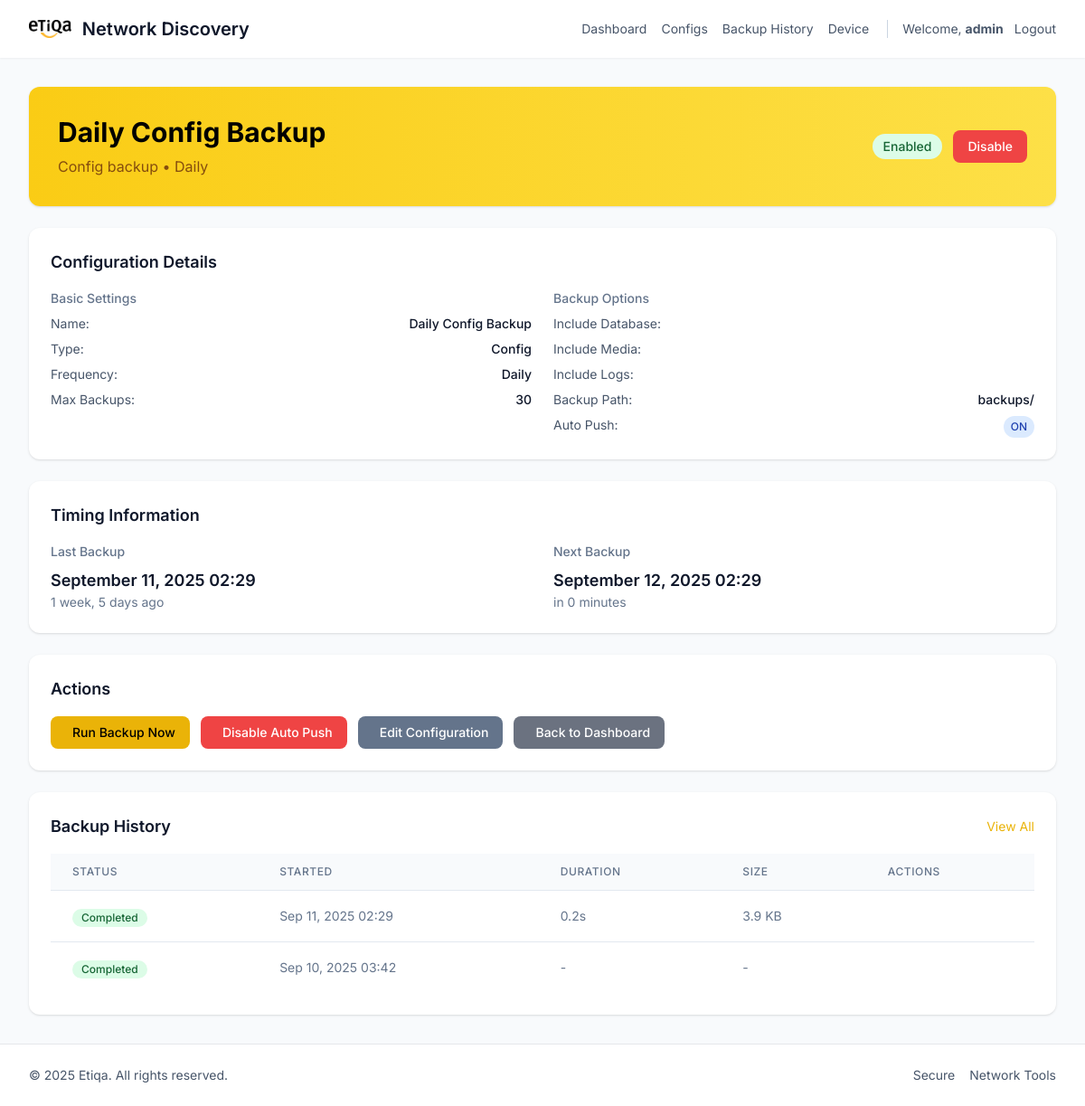
The app's page /backup/config/1/ (signed in), older data.
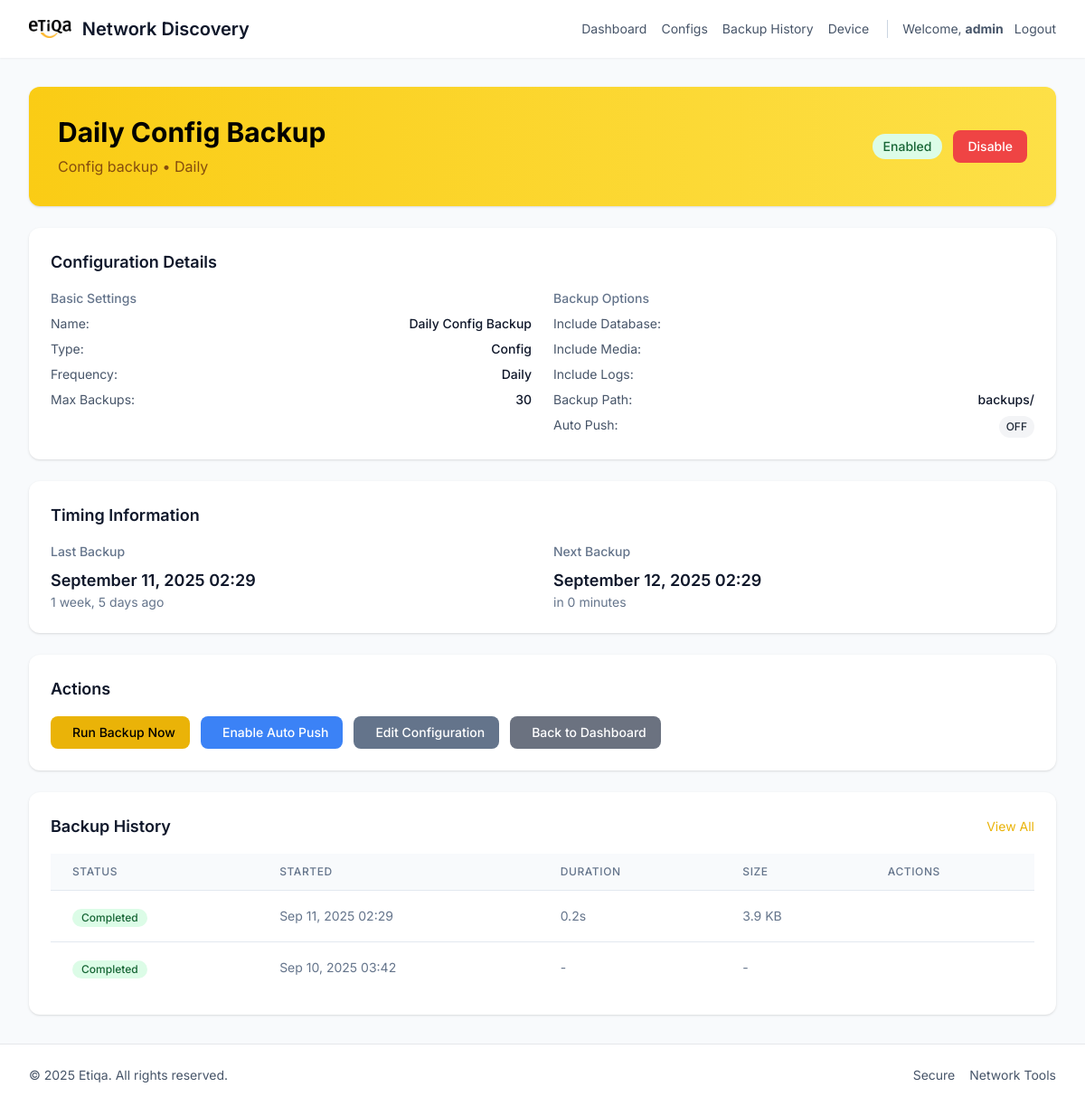
The same page, newer data.
### network_scanner/views.py (the view)
# urls.py: path("backup/config/<int:config_id>/", views.backup_config_detail, name="backup_config_detail"),
@login_required
def backup_config_detail(request, config_id):
    config = get_object_or_404(BackupConfig, id=config_id)
    backups = config.backups.order_by('-started_at')[:20]
    context = {
        'config': config,
        'backups': backups,
    }
    return render(request, "network_scanner/backup_config_detail.html", context)

### network_scanner/models.py (called while the page is built)
    @property
    def duration(self):
        if self.completed_at and self.started_at:
            return self.completed_at - self.started_at
        return None

### network_scanner/templates/network_scanner/backup_config_detail.html (shortened to what the changed rows need)
{% extends 'network_scanner/base.html' %}
{% load static %}
{% block content %}
<section class="space-y-6">
  <div class="bg-gradient-to-r from-yellow-400 to-yellow-300 rounded-xl p-6 sm:p-8 text-black shadow">
    <div class="flex items-center justify-between">
      <div>
        <h1 class="text-2xl sm:text-3xl font-bold">{{ config.name }}</h1>
      </div>
    </div>
  </div>
  <div class="bg-white rounded-xl shadow p-6">
    <h2 class="text-lg font-semibold text-slate-900 mb-4">Configuration Details</h2>
    <div class="grid grid-cols-1 md:grid-cols-2 gap-6">
      <div>
        <dl class="space-y-2">
          <div class="flex justify-between">
            <dd class="text-sm font-medium text-slate-900">
              <span class="inline-flex items-center px-2 py-1 rounded-full text-xs font-medium {% if config.auto_push_enabled %}bg-blue-100 text-blue-800{% else %}bg-gray-100 text-gray-800{% endif %}">
                {% if config.auto_push_enabled %}ON{% else %}OFF{% endif %}
              </span>
            </dd>
          </div>
        </dl>
      </div>
    </div>
  </div>
  <div class="bg-white rounded-xl shadow p-6">
    <h2 class="text-lg font-semibold text-slate-900 mb-4">Timing Information</h2>
  </div>
  <div class="bg-white rounded-xl shadow p-6">
    <h2 class="text-lg font-semibold text-slate-900 mb-4">Actions</h2>
    <div class="flex flex-wrap gap-3">
      <form method="post" action="{% url 'network_scanner:toggle_auto_push' config.id %}" class="inline">
        <button type="submit" class="inline-flex items-center px-4 py-2 {% if config.auto_push_enabled %}bg-red-500 hover:bg-red-600{% else %}bg-blue-500 hover:bg-blue-600{% endif %} text-white text-sm font-medium rounded-lg">
          {% if config.auto_push_enabled %}Disable Auto Push{% else %}Enable Auto Push{% endif %}
        </button>
      </form>
    </div>
  </div>
  <div class="bg-white rounded-xl shadow p-6">
    <div class="flex items-center justify-between mb-4">
      <h2 class="text-lg font-semibold text-slate-900">Backup History</h2>
    </div>
    {% if backups %}
      <div class="overflow-x-auto">
        <table class="min-w-full divide-y divide-slate-200">
          <thead class="bg-slate-50">
            <tr>
              <th class="px-6 py-3 text-left text-xs font-medium text-slate-500 uppercase tracking-wider">Status</th>
              <th class="px-6 py-3 text-left text-xs font-medium text-slate-500 uppercase tracking-wider">Started</th>
              <th class="px-6 py-3 text-left text-xs font-medium text-slate-500 uppercase tracking-wider">Duration</th>
              <th class="px-6 py-3 text-left text-xs font-medium text-slate-500 uppercase tracking-wider">Size</th>
              <th class="px-6 py-3 text-left text-xs font-medium text-slate-500 uppercase tracking-wider">Actions</th>
            </tr>
          </thead>
        </table>
      </div>
    {% else %}
      <div class="text-center py-8 text-slate-500">
        <i class="ti ti-history text-4xl mb-2"></i>
        <p>No backups found for this configuration</p>
      </div>
    {% endif %}
  </div>
</section>
{% endblock %}

Row changes from the older to the newer data that the page shows:
changed BackupConfig "Daily Config Backup": auto_push_enabled True → False (drawn)
Text that changed along with them:
text no longer shown: "ON Disable Auto Push"
text now shown: "OFF Enable Auto Push"
